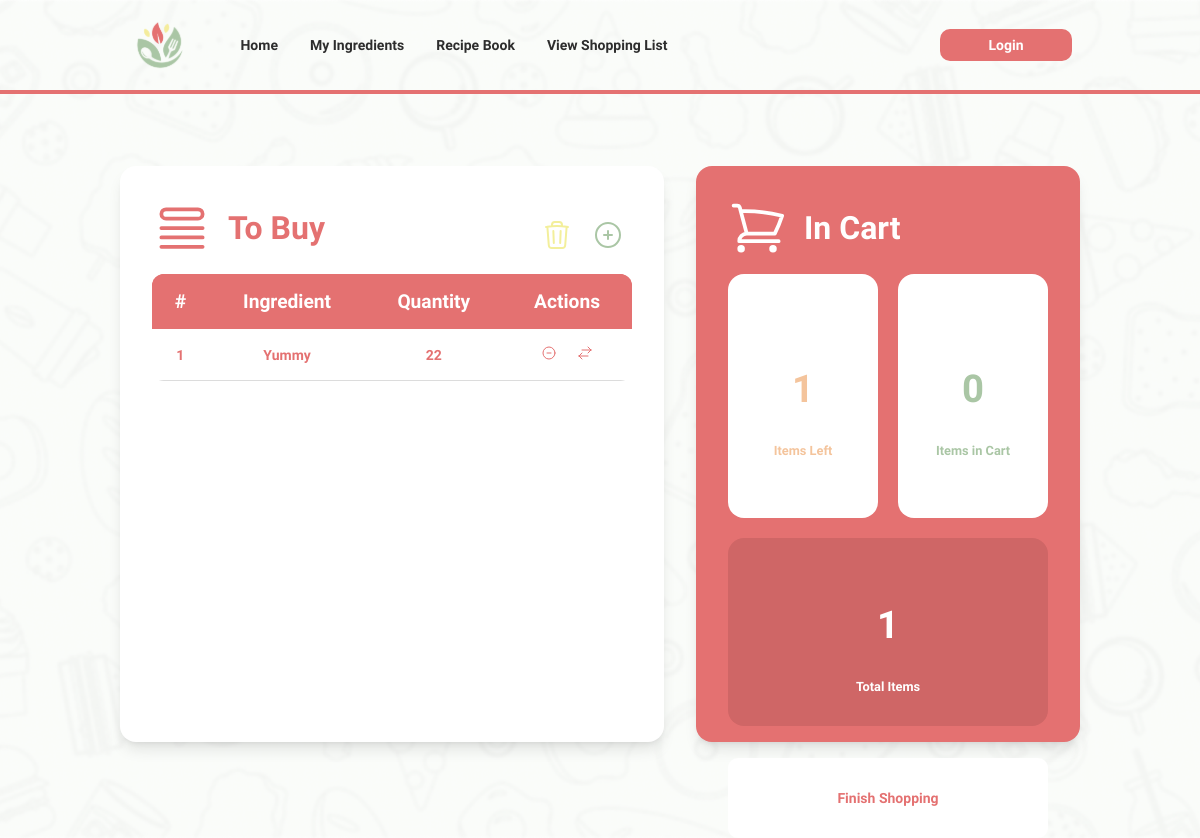
Page /shoppinglist/1/ on the earlier database version.
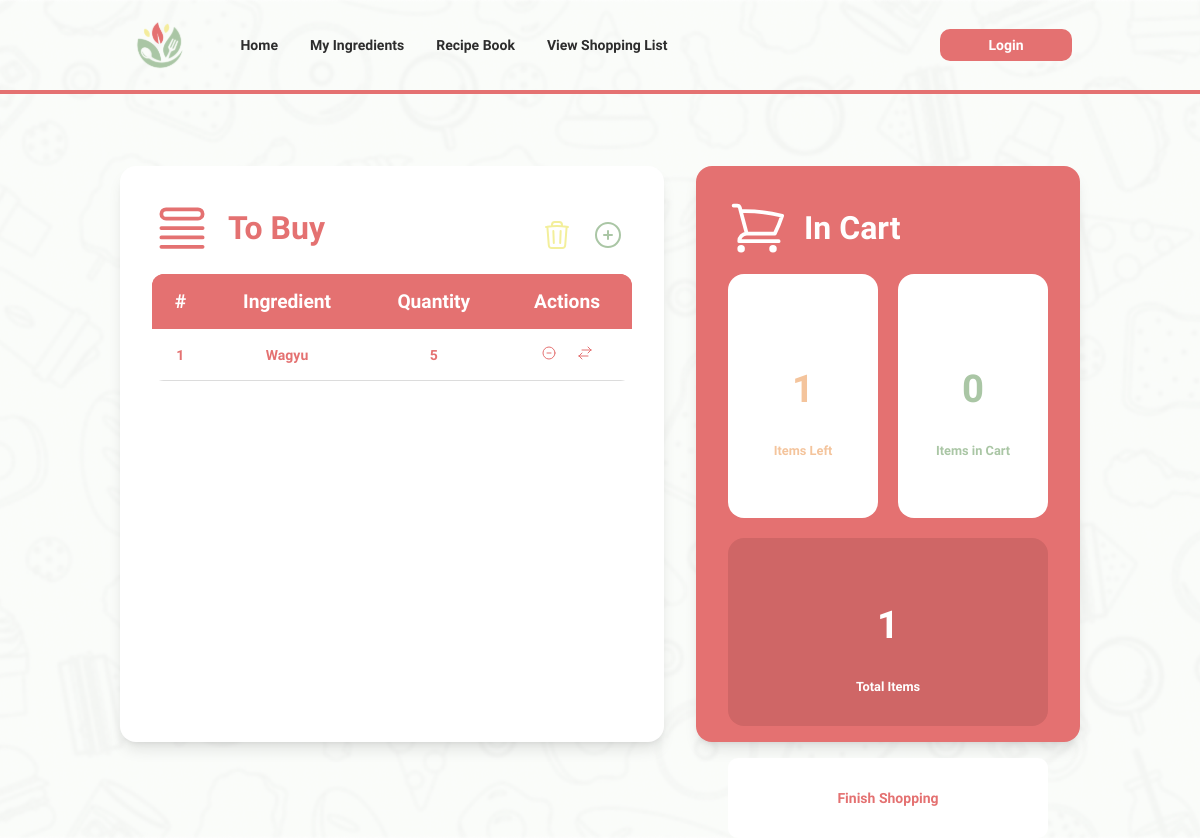
Same page on the later database version.
### apps/shoppinglist/models.py (models this page shows, shortened)
class IngredientToBuy(models.Model):
    ingredient = models.ForeignKey(Ingredient, on_delete=models.CASCADE, related_name='ingredients_to_buy')
    shopping_list = models.ForeignKey(ShoppingList, on_delete=models.CASCADE, related_name='ingredients_to_buy')
    quantity = models.PositiveIntegerField()
    in_cart = models.BooleanField(default=False)

### apps/ingredient/models.py (models this page shows, shortened)
class Ingredient(models.Model):
    CATEGORY_CHOICES = [
        ('Meat', 'Meat'),
        ('Vegetable', 'Vegetable'),
        ('Dairy', 'Dairy'),
        ('Fruit', 'Fruit'),
    ]
    ingredient_id = models.AutoField(primary_key=True)
    name = models.CharField(max_length=100)
    quantity = models.IntegerField(default=1)  # Add this field for quantity
    category = models.CharField(max_length=100, choices=CATEGORY_CHOICES)
    image = models.ImageField(upload_to='ingredient/', null=True, blank=True)
    date_purchased = models.DateField(null=True, blank=True)  # Add this field for the purchase date
    expiry_date = models.DateField(null=True, blank=True)     # Add this field for expiry date

### apps/shoppinglist/views.py (the view)
# urls.py: path('<int:list_id>/', views.shopping_list_view, name='list_detail'),
def shopping_list_view(request, list_id):
    shopping_list = get_object_or_404(ShoppingList, shopping_list_id=list_id)
    ingredientsToBuy = shopping_list.ingredients_to_buy.all()
    ingredients = Ingredient.objects.all();
    total_items = ingredientsToBuy.count()
    items_in_cart = ingredientsToBuy.filter(in_cart=True).count()
    items_left = total_items - items_in_cart
    context = {
        'shopping_list': shopping_list,
        'ingredients': ingredients,
        'ingredientsToBuy': ingredientsToBuy,
        'total_items': total_items,
        'items_in_cart': items_in_cart,
        'items_left': items_left,
    }
    return render(request, 'shopping_list.html', context)

### apps/shoppinglist/templates/shopping_list.html (shortened to what this page needs)
{% extends 'base.html' %} {% load static %} {% block content %}
<main class="__shoppinglist">
  <div class="container">
    <div class="section list-section">
      <div class="header-container">
        <header>
          <svg
            xmlns="http://www.w3.org/2000/svg"
            fill="none"
            viewBox="0 0 24 24"
            stroke-width="1.5"
            stroke="currentColor"
            class="header-logo"
          >
            <path
              stroke-linecap="round"
              stroke-linejoin="round"
              d="M3.75 12h16.5m-16.5 3.75h16.5M3.75 19.5h16.5M5.625 4.5h12.75a1.875 1.875 0 0 1 0 3.75H5.625a1.875 1.875 0 0 1 0-3.75Z"
            />
          </svg>
          <h2>To Buy</h2>
        </header>
        <div class="button-container">
          <button class="header-action-btn cta-button del-btn">
          </button>
          <button class="header-action-btn cta-button add-btn">
            <svg
              xmlns="http://www.w3.org/2000/svg"
              fill="none"
              viewBox="0 0 24 24"
              stroke-width="1.5"
              stroke="currentColor"
            >
              <path
                stroke-linecap="round"
                stroke-linejoin="round"
                d="M12 9v6m3-3H9m12 0a9 9 0 1 1-18 0 9 9 0 0 1 18 0Z"
              />
            </svg>
          </button>
        </div>
      </div>
      <table>
        <thead>
          <tr>
            <th>#</th>
            <th>Ingredient</th>
            <th>Quantity</th>
            <th>Actions</th>
          </tr>
        </thead>
        <tbody class="ingredient-table-body">
          {% for ingredient in ingredientsToBuy %}
          <tr class="{% if ingredient.in_cart %}in-cart{% else %}not-in-cart{% endif %}">
            <td>{{ forloop.counter }}</td>
            <td>{{ ingredient.ingredient.name }}</td>
            <td>{{ ingredient.quantity }}</td>
            <td>
              <button class="cta-button row-action-btn">
                <svg
                  xmlns="http://www.w3.org/2000/svg"
                  fill="none"
                  viewBox="0 0 24 24"
                  stroke-width="1.5"
                  stroke="currentColor"
                  class="size-6"
                >
                  <path
                    stroke-linecap="round"
                    stroke-linejoin="round"
                    d="M15 12H9m12 0a9 9 0 1 1-18 0 9 9 0 0 1 18 0Z"
                  />
                </svg>
              </button>
              <button class="cta-button row-action-btn" onclick="toggleInCart({{ ingredient.id }})">
                <svg
                  xmlns="http://www.w3.org/2000/svg"
                  fill="none"
                  viewBox="0 0 24 24"
                  stroke-width="1.5"
                  stroke="currentColor"
                  class="size-6"
                >
                  <path
                    stroke-linecap="round"
                    stroke-linejoin="round"
                    d="M7.5 21 3 16.5m0 0L7.5 12M3 16.5h13.5m0-13.5L21 7.5m0 0L16.5 12M21 7.5H7.5"
                  />
                </svg>
              </button>
            </td>
          </tr>
          {% endfor %}
        </tbody>
      </table>
    </div>
    <div class="section summary-section">
      <header>
        <h2>In Cart</h2>
      </header>
      <div class="summary-box">
        <span class="items-left"
          ><h3>{{ items_left }}</h3>
          Items Left</span
        >
        <span class="items-in-cart"
          ><h3>{{ items_in_cart }}</h3>
          Items in Cart</span
        >
        <span class="items-total"
          ><h3>{{ total_items }}</h3>
          Total Items</span
        >
      </div>
      <form action="{% url 'shoppinglist:finish_list' list_id=1 %}" method="POST">
        <button type="submit" class="btn-shop" id="finish-shopping-btn">Finish Shopping</button>
      </form>
    </div>
  </div>
</main>
{% endblock content%}

### foodguard/templates/base.html (shortened to what this page needs)
{% load static %}
<!DOCTYPE html>
<html lang="en">
  <head>
    <link rel="stylesheet" href="{% static 'css/base.css' %}" />
    <link rel="stylesheet" href="{% static 'css/components.css' %}" />
  </head>
  <body>
    <div class="site-wrapper">
      {% block navbar %} {% include 'navbar_base.html' %} {% endblock navbar %} {% block content %}
      {%endblock content %} {% block footer %} {% endblock footer %}
    </div>
  </body>
</html>

### foodguard/templates/navbar_base.html
{% load static %}
<header class="__navbar">
  <nav>
    <div class="container-navbar">
      <div class="wrapper">
        <div class="logo-links-container">
          <img class="logo" src="{% static 'img/logo.svg' %}" alt="Foodguard Logo" />
          <ul>
            <li><a href="/">Home</a></li>
            <li><a href="/ingredient">My Ingredients</a></li>
            <li><a href="/recipe_list">Recipe Book</a></li>
            <li><a href="{% url 'shoppinglist:list_detail' list_id=1 %}">View Shopping List</a></li>
          </ul>
        </div>
        <button class="btn-primary">Login</button>
      </div>
    </div>
  </nav>
</header>

### static/css/base.css (style rules this page uses)
:root { --primary-coral: #e47171; --primary-peach: #f4c49c; --primary-lemon: #f3ef9b; --primary-sage: #aac6a5; --text-dark: #2d2d2d; --text-gray: #7c7b7b; }
*, *::before, *::after { padding: 0; margin: 0; box-sizing: border-box; }
html, body { width: 100%; height: 100%; }
body, body * { font-size: 14px; font-family: "Raleway", sans-serif; color: var(--text-dark); }
body { min-height: 100vh; background-image: url(/static/img/bg_doodle.png); background-size: cover; background-position: center; background-repeat: no-repeat; }
.site-wrapper { display: flex; flex-direction: column; min-height: 100vh; }
.btn-primary { background-color: var(--primary-coral); color: white; cursor: grab; font-weight: 600; border: none; border-radius: 10px; padding-inline: 3rem; padding-top: 0.5rem; padding-bottom: 0.5rem; transition: all 0.4s ease-in-out; }

### static/css/__navbar.css (style rules this page uses)
.__navbar ul { display: flex; align-items: center; list-style: none; }
.__navbar a { color: var(--text-dark); font-weight: 600; text-decoration: none; margin-inline: 1rem; transition: color 0.4s ease-in-out; }
.__navbar .container-navbar { width: 100%; border-bottom: 4px solid var(--primary-coral); }
.__navbar .wrapper { display: flex; min-height: 90px; align-items: center; justify-content: space-around; }
.__navbar .logo { width: 64px; height: 64px; }
.__navbar .logo-links-container { display: flex; gap: 2rem; }

Differences in the rows shown:
removed IngredientToBuy: ingredient.name "Yummy", quantity "22"
added IngredientToBuy: ingredient.name "Wagyu", quantity "5"
